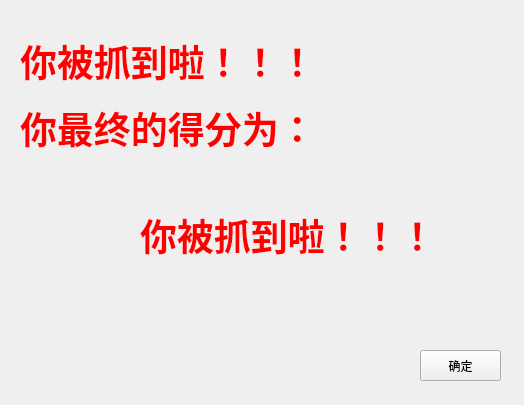
<?xml version="1.0" encoding="UTF-8"?>
<ui version="4.0">
 <class>GameOverSign</class>
 <widget class="QWidget" name="GameOverSign">
  <property name="geometry">
   <rect>
    <x>0</x>
    <y>0</y>
    <width>524</width>
    <height>405</height>
   </rect>
  </property>
  <property name="windowTitle">
   <string>Form</string>
  </property>
  <widget class="QPushButton" name="pushButton">
   <property name="geometry">
    <rect>
     <x>420</x>
     <y>350</y>
     <width>81</width>
     <height>31</height>
    </rect>
   </property>
   <property name="whatsThis">
    <string/>
   </property>
   <property name="text">
    <string>确定</string>
   </property>
   <property name="iconSize">
    <size>
     <width>16</width>
     <height>16</height>
    </size>
   </property>
  </widget>
  <widget class="QLabel" name="label">
   <property name="geometry">
    <rect>
     <x>20</x>
     <y>20</y>
     <width>451</width>
     <height>151</height>
    </rect>
   </property>
   <property name="text">
    <string>&lt;html&gt;&lt;head/&gt;&lt;body&gt;&lt;p&gt;&lt;span style=&quot; font-size:28pt; font-weight:696; color:#ff0000;&quot;&gt;你被抓到啦！！！&lt;/span&gt;&lt;/p&gt;&lt;p&gt;&lt;span style=&quot; font-size:28pt; font-weight:696; color:#ff0000;&quot;&gt;你最终的得分为：&lt;/span&gt;&lt;/p&gt;&lt;/body&gt;&lt;/html&gt;</string>
   </property>
  </widget>
  <widget class="QLabel" name="labelnum">
   <property name="geometry">
    <rect>
     <x>140</x>
     <y>180</y>
     <width>451</width>
     <height>151</height>
    </rect>
   </property>
   <property name="text">
    <string>&lt;html&gt;&lt;head/&gt;&lt;body&gt;&lt;p&gt;&lt;span style=&quot; font-size:28pt; font-weight:696; color:#ff0000;&quot;&gt;你被抓到啦！！！&lt;/span&gt;&lt;/p&gt;&lt;p&gt;&lt;br/&gt;&lt;/p&gt;&lt;/body&gt;&lt;/html&gt;</string>
   </property>
  </widget>
 </widget>
 <resources/>
 <connections/>
</ui>
